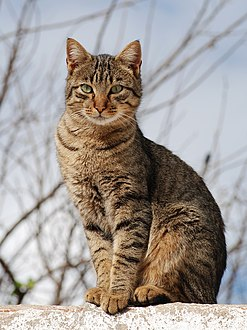
#> input picture TASKS_AI/cat.jpg, 247 x 330 px, found by its file name
$ python task3.py
#> lines starting #> are read from the running program, lines starting #| are printed output that depends on the picture
import cv2
import numpy as np
file__name = 'D:\TASKS_AI\cat.jpg'
####### Scalling #########
window_name = 'Scalling Image'
img = cv2.imread(file__name)
#> img is the input picture: shape (330, 247, 3); mean B, G, R 150.3, 154.8, 161.8
(height, width) = img.shape[:2]
#> height = 330; width = 247
res = cv2.resize(img, (int(width/2), int(height/2)),
                    interpolation=cv2.INTER_CUBIC)
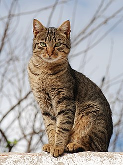
#> res: shape (165, 123, 3); mean B, G, R 150.3, 154.8, 161.7
cv2.imshow("source", img)
cv2.imshow(window_name, res)
cv2.waitKey(0)
###### Rotation #########
window_name = 'Rotation Image'
img = cv2.imread(file__name)
res = cv2.rotate(img, cv2.cv2.ROTATE_90_CLOCKWISE)
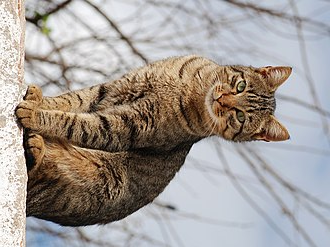
#> res: shape (247, 330, 3); mean B, G, R 150.3, 154.8, 161.8

cv2.imshow(window_name, res)
cv2.waitKey(0)

###### Cut image ########
img = cv2.imread(file__name)
print(img.shape)
#| (330, 247, 3)
cropped_img = img[0:50, 0:50]
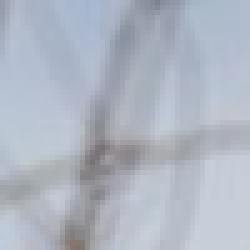
#> cropped_img: shape (50, 50, 3) (shown 5 times larger); mean B, G, R 194.5, 182, 175.2
cv2.imshow("Original", img)
cv2.imshow("cropped", cropped_img)
cv2.waitKey(0)
